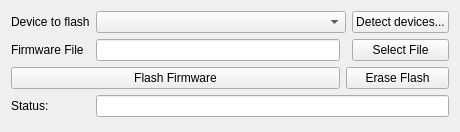
<?xml version="1.0" encoding="UTF-8"?>
<ui version="4.0">
 <class>mainw</class>
 <widget class="QWidget" name="mainw">
  <property name="geometry">
   <rect>
    <x>0</x>
    <y>0</y>
    <width>460</width>
    <height>132</height>
   </rect>
  </property>
  <property name="windowTitle">
   <string>mainw</string>
  </property>
  <layout class="QGridLayout" name="gridLayout">
   <item row="0" column="0">
    <widget class="QLabel" name="label_deviceToFlash">
     <property name="text">
      <string>Device to flash</string>
     </property>
    </widget>
   </item>
   <item row="0" column="1" colspan="2">
    <widget class="QComboBox" name="comboBox_detectedDevices"/>
   </item>
   <item row="0" column="3">
    <widget class="QPushButton" name="pushButton_detectDevices">
     <property name="text">
      <string>Detect devices...</string>
     </property>
    </widget>
   </item>
   <item row="1" column="0">
    <widget class="QLabel" name="label_firmwareFile">
     <property name="text">
      <string>Firmware File</string>
     </property>
    </widget>
   </item>
   <item row="1" column="3">
    <widget class="QPushButton" name="pushButton_selectFile">
     <property name="text">
      <string>Select File</string>
     </property>
    </widget>
   </item>
   <item row="2" column="2" colspan="2">
    <widget class="QPushButton" name="pushButton_eraseFlash">
     <property name="text">
      <string>Erase Flash</string>
     </property>
    </widget>
   </item>
   <item row="1" column="1">
    <widget class="QLineEdit" name="lineEdit_firmwareFile"/>
   </item>
   <item row="3" column="0">
    <widget class="QLabel" name="label_status">
     <property name="text">
      <string>Status:</string>
     </property>
    </widget>
   </item>
   <item row="3" column="1" colspan="3">
    <widget class="QLineEdit" name="lineEdit_status">
     <property name="readOnly">
      <bool>true</bool>
     </property>
    </widget>
   </item>
   <item row="2" column="0" colspan="2">
    <widget class="QPushButton" name="pushButton_flashFirmware">
     <property name="text">
      <string>Flash Firmware</string>
     </property>
    </widget>
   </item>
  </layout>
 </widget>
 <resources/>
 <connections/>
</ui>
